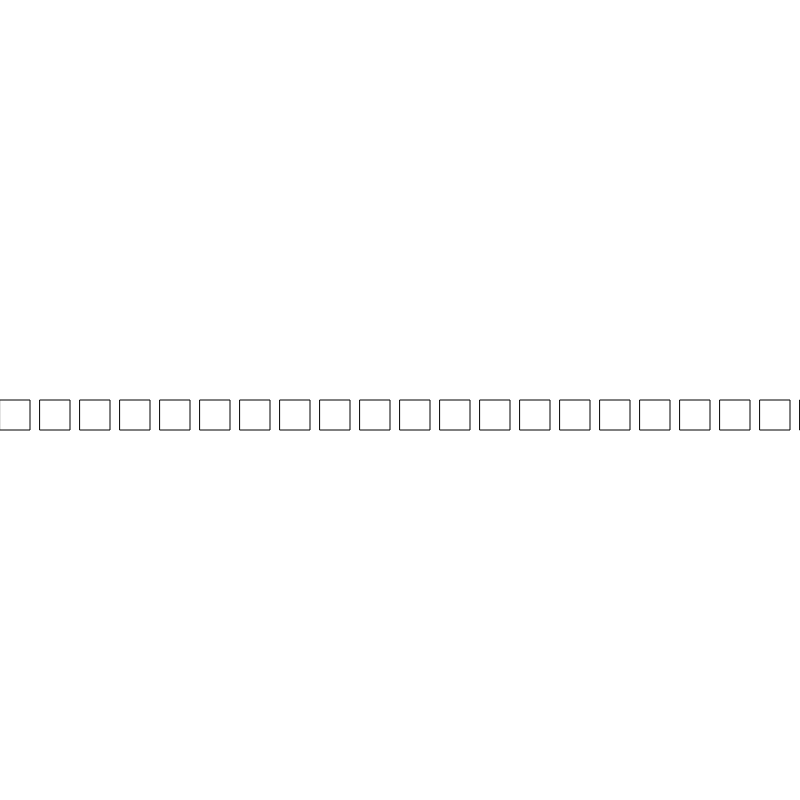
Frame 1 (no input)
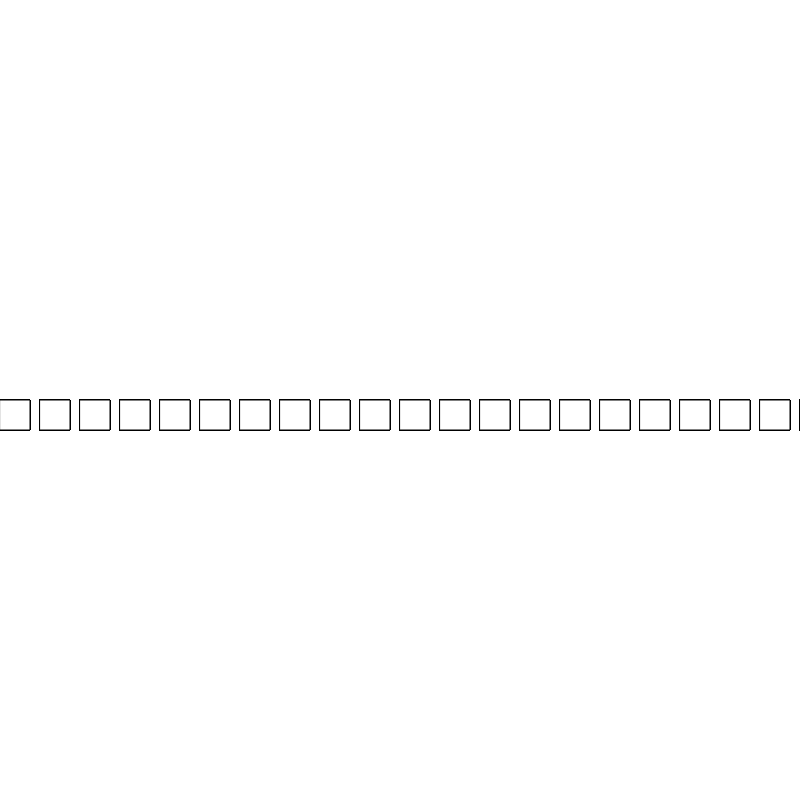
Frame 60 (no input)
Frame 120 (the mouse pressed at the canvas centre since frame 60): identical to frame 60, image omitted

The p5.js sketch that drew these frames (run headless with seeded random() and noise() and a simulated clock; from frame 60 on, the mouse is pressed at the canvas centre):

// p5.js sketch
// ── sketch.js
/**
 * Introduction aux boucles
 *
 **/
function setup() {
  createCanvas(800, 800);
}

function draw() {
  rect(0, height/2, 30,30 );
  rect(40,height/2, 30,30 );
  rect(80,height/2, 30,30 );
  rect(120,height/2, 30,30 );
  rect(160,height/2, 30,30 );
  rect(200,height/2, 30,30 );
  rect(240,height/2, 30,30 );
  rect(280,height/2, 30,30 );
  rect(320,height/2, 30,30 );
  rect(360,height/2, 30,30 );
  rect(400,height/2, 30,30 );
  rect(440,height/2, 30,30 );
  rect(480,height/2, 30,30 );
  rect(520,height/2, 30,30 );
  rect(560,height/2, 30,30 );
  rect(600,height/2, 30,30 );
  rect(640,height/2, 30,30 );
  rect(680,height/2, 30,30 );
  rect(720,height/2, 30,30 );
  rect(760,height/2, 30,30 );
  rect(800,height/2, 30,30 );
}
